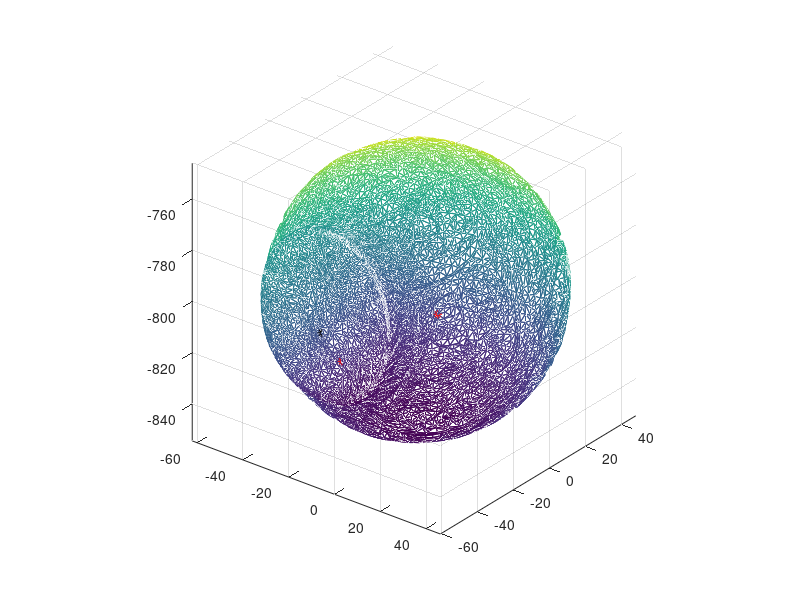

MATLAB code for this plot:
% oddTriangle
clear; clc
load('bronze.mat')

% oddpoint = [30.3201010000000,-26.3411010000000,-831.630981000000];
oddpoint = [30.32,-26.34,-831.63];
odd_point2 = [-11.0834,-44.414501,-827.2969];
odd_point3 = [-7.5106,-38.3862,-837.9340];
[va, id] = min(sum((vertices - oddpoint).^2,2));
figure(5)
trimesh(faces, vertices(:,1),vertices(:,2),vertices(:,3))
axis equal; hold on
v = vertices(id, :);
plot3(v(:,1),v(:,2),v(:,3),'r*');
plot3(odd_point2(:,1),odd_point2(:,2),odd_point2(:,3),'k*');
plot3(odd_point3(:,1),odd_point3(:,2),odd_point3(:,3),'r*');

AZ = 51.7757;
EL = -28.4537;
view(AZ,EL);
